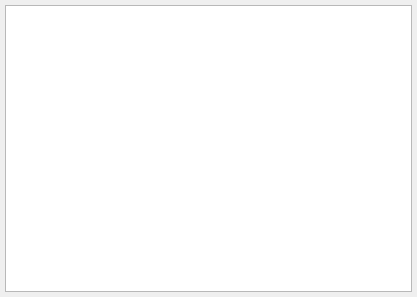
<?xml version="1.0" encoding="UTF-8"?>
<ui version="4.0">
 <class>eAddObj</class>
 <widget class="QMainWindow" name="eAddObj">
  <property name="geometry">
   <rect>
    <x>0</x>
    <y>0</y>
    <width>417</width>
    <height>297</height>
   </rect>
  </property>
  <property name="windowTitle">
   <string>Form1</string>
  </property>
  <widget class="QWidget" name="widget">
   <layout class="QGridLayout">
    <item row="0" column="0">
     <widget class="QTableWidget" name="table1">
      <property name="numRows" stdset="0">
       <number>0</number>
      </property>
      <property name="numCols" stdset="0">
       <number>0</number>
      </property>
     </widget>
    </item>
   </layout>
  </widget>
 </widget>
 <layoutdefault spacing="5" margin="5"/>
 <pixmapfunction>qPixmapFromMimeSource</pixmapfunction>
 <includes>
  <include location="local">adocument.h</include>
  <include location="local">acatalogue.h</include>
 </includes>
 <resources/>
 <connections/>
</ui>
